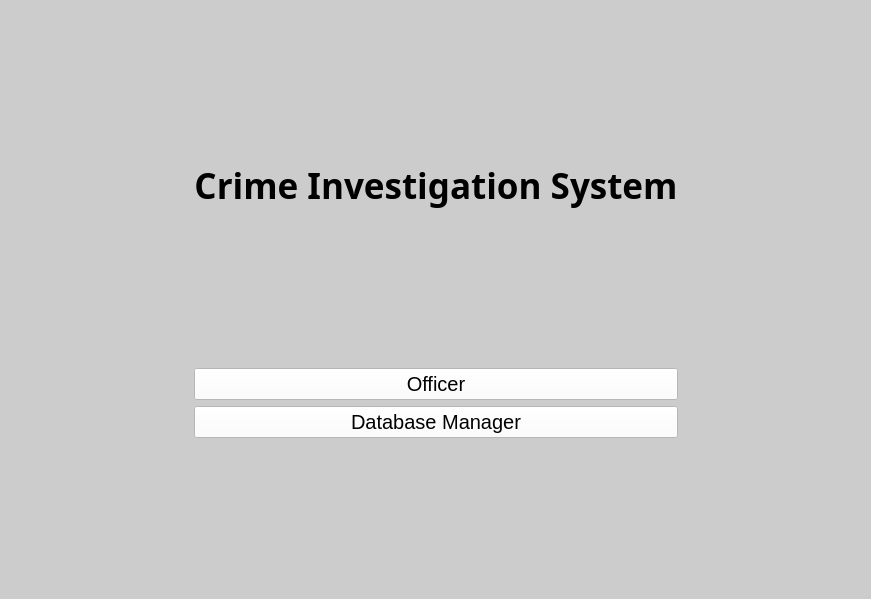
<?xml version="1.0" encoding="UTF-8"?>
<ui version="4.0">
 <class>MainWindow</class>
 <widget class="QMainWindow" name="MainWindow">
  <property name="geometry">
   <rect>
    <x>0</x>
    <y>0</y>
    <width>871</width>
    <height>599</height>
   </rect>
  </property>
  <property name="windowTitle">
   <string>MainWindow</string>
  </property>
  <property name="styleSheet">
   <string notr="true">background-color: rgb(204, 204, 204);</string>
  </property>
  <widget class="QWidget" name="centralwidget">
   <layout class="QGridLayout" name="gridLayout_2">
    <item row="0" column="0">
     <layout class="QGridLayout" name="gridLayout">
      <item row="4" column="1">
       <widget class="QPushButton" name="pushButton_2">
        <property name="font">
         <font>
          <pointsize>15</pointsize>
         </font>
        </property>
        <property name="styleSheet">
         <string notr="true">background-color: rgb(255, 255, 255);</string>
        </property>
        <property name="text">
         <string>Database Manager</string>
        </property>
       </widget>
      </item>
      <item row="2" column="1">
       <spacer name="verticalSpacer_3">
        <property name="orientation">
         <enum>Qt::Vertical</enum>
        </property>
        <property name="sizeHint" stdset="0">
         <size>
          <width>20</width>
          <height>40</height>
         </size>
        </property>
       </spacer>
      </item>
      <item row="1" column="1">
       <widget class="QLabel" name="label">
        <property name="font">
         <font>
          <family>The Rift Shop</family>
          <pointsize>26</pointsize>
          <weight>75</weight>
          <bold>true</bold>
         </font>
        </property>
        <property name="styleSheet">
         <string notr="true">color: rgb(0, 0, 0);</string>
        </property>
        <property name="text">
         <string>Crime Investigation System</string>
        </property>
        <property name="alignment">
         <set>Qt::AlignCenter</set>
        </property>
       </widget>
      </item>
      <item row="3" column="1">
       <widget class="QPushButton" name="pushButton">
        <property name="font">
         <font>
          <pointsize>15</pointsize>
         </font>
        </property>
        <property name="styleSheet">
         <string notr="true">background-color: rgb(255, 255, 255);</string>
        </property>
        <property name="text">
         <string>Officer</string>
        </property>
       </widget>
      </item>
      <item row="3" column="0">
       <spacer name="horizontalSpacer">
        <property name="orientation">
         <enum>Qt::Horizontal</enum>
        </property>
        <property name="sizeHint" stdset="0">
         <size>
          <width>40</width>
          <height>20</height>
         </size>
        </property>
       </spacer>
      </item>
      <item row="5" column="1">
       <spacer name="verticalSpacer">
        <property name="orientation">
         <enum>Qt::Vertical</enum>
        </property>
        <property name="sizeHint" stdset="0">
         <size>
          <width>20</width>
          <height>40</height>
         </size>
        </property>
       </spacer>
      </item>
      <item row="0" column="1">
       <spacer name="verticalSpacer_2">
        <property name="orientation">
         <enum>Qt::Vertical</enum>
        </property>
        <property name="sizeHint" stdset="0">
         <size>
          <width>20</width>
          <height>40</height>
         </size>
        </property>
       </spacer>
      </item>
      <item row="3" column="2">
       <spacer name="horizontalSpacer_2">
        <property name="orientation">
         <enum>Qt::Horizontal</enum>
        </property>
        <property name="sizeHint" stdset="0">
         <size>
          <width>40</width>
          <height>20</height>
         </size>
        </property>
       </spacer>
      </item>
     </layout>
    </item>
   </layout>
  </widget>
 </widget>
 <resources>
  <include location="MainMenu.qrc"/>
 </resources>
 <connections/>
</ui>
